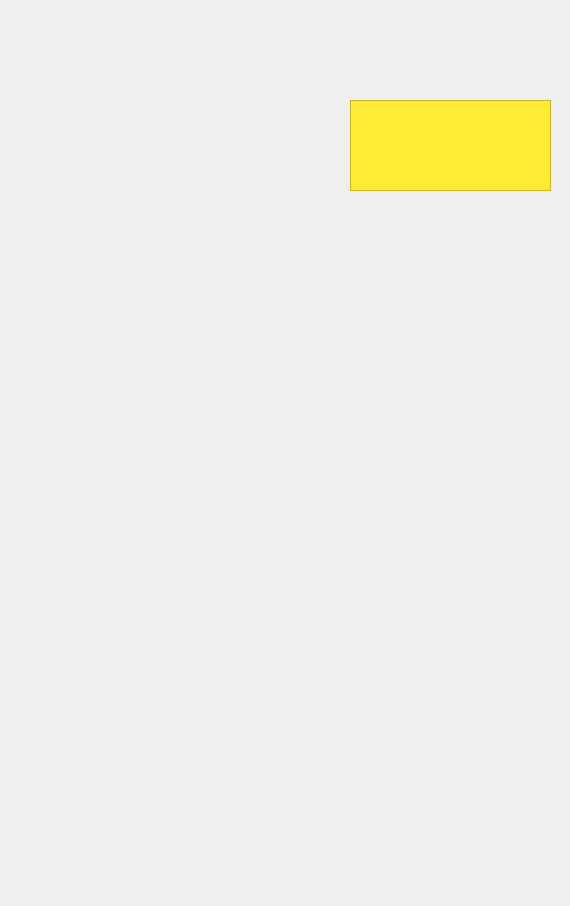
<?xml version="1.0" encoding="UTF-8"?>
<ui version="4.0">
 <class>MainWindow</class>
 <widget class="QMainWindow" name="MainWindow">
  <property name="geometry">
   <rect>
    <x>0</x>
    <y>0</y>
    <width>570</width>
    <height>906</height>
   </rect>
  </property>
  <property name="windowTitle">
   <string>MainWindow</string>
  </property>
  <widget class="QWidget" name="centralwidget">
   <widget class="QLabel" name="label">
    <property name="geometry">
     <rect>
      <x>0</x>
      <y>0</y>
      <width>571</width>
      <height>906</height>
     </rect>
    </property>
    <property name="text">
     <string/>
    </property>
    <property name="pixmap">
     <pixmap>background.png</pixmap>
    </property>
   </widget>
   <widget class="QLabel" name="send_btn">
    <property name="geometry">
     <rect>
      <x>480</x>
      <y>860</y>
      <width>77</width>
      <height>41</height>
     </rect>
    </property>
    <property name="text">
     <string/>
    </property>
   </widget>
   <widget class="QTextBrowser" name="textBrowser">
    <property name="geometry">
     <rect>
      <x>350</x>
      <y>100</y>
      <width>201</width>
      <height>91</height>
     </rect>
    </property>
    <property name="styleSheet">
     <string notr="true">background-color: rgb(255, 235, 51);</string>
    </property>
   </widget>
  </widget>
 </widget>
 <resources/>
 <connections/>
</ui>
